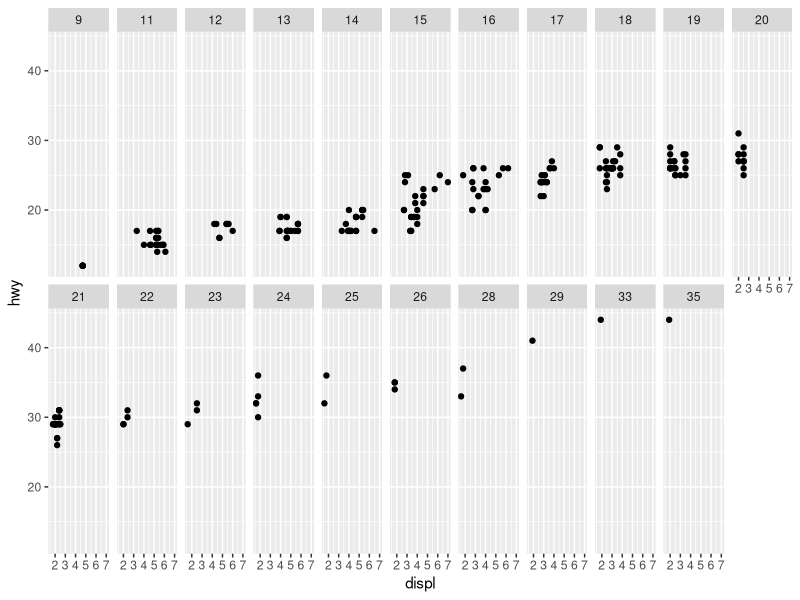
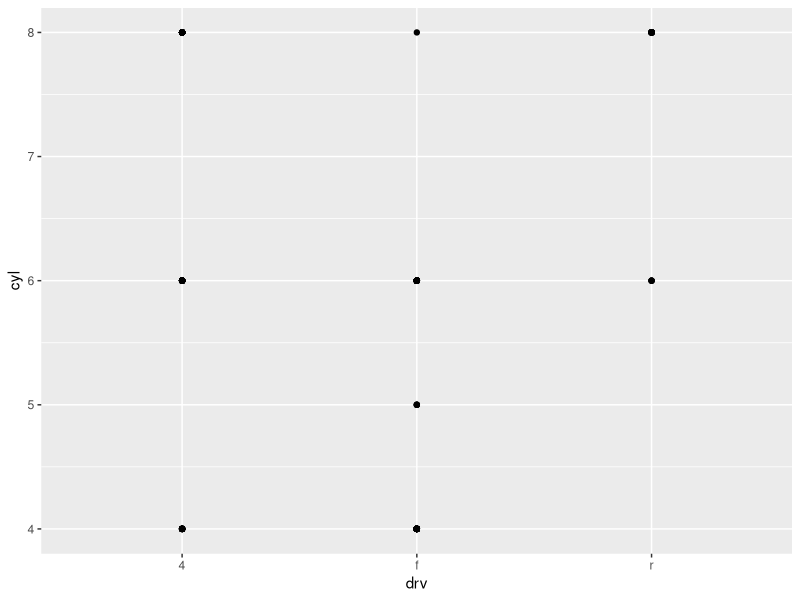
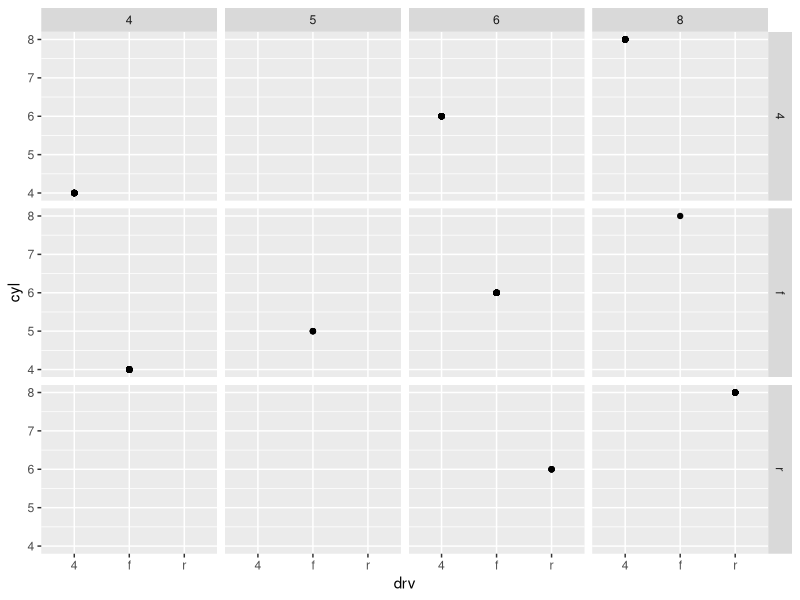
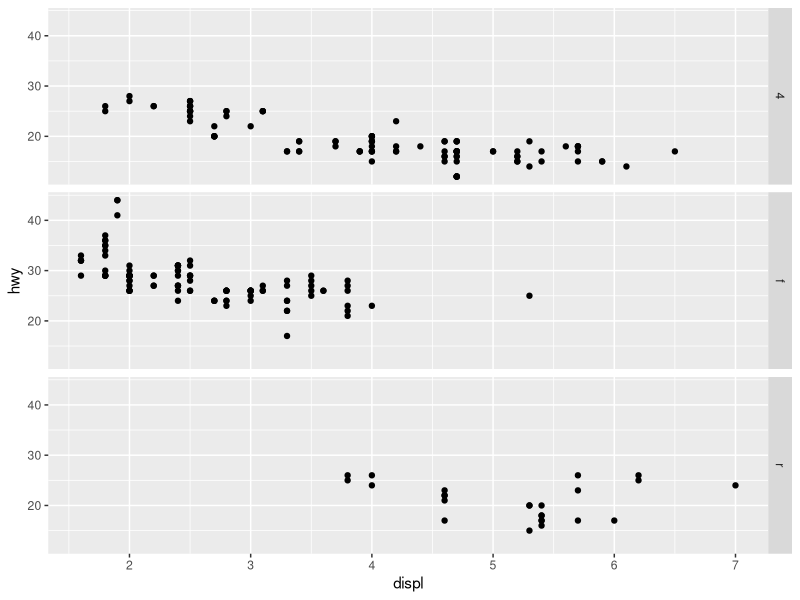
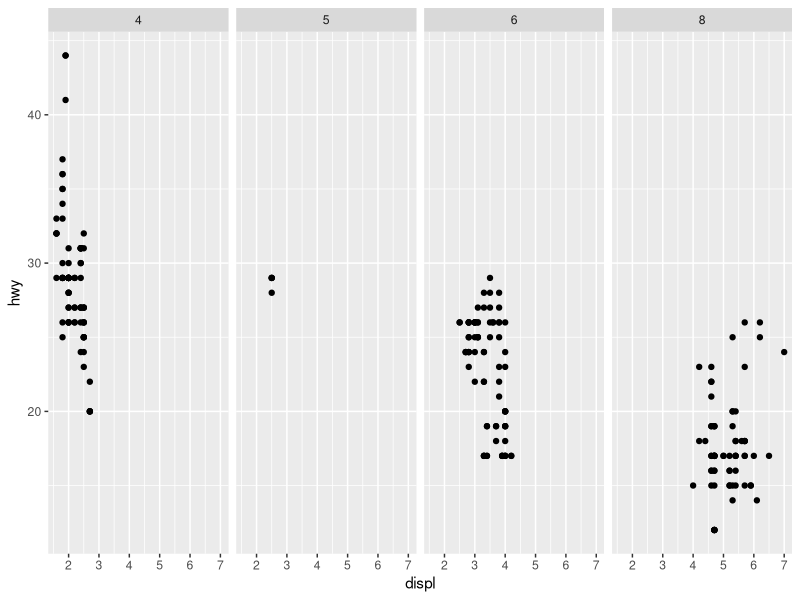
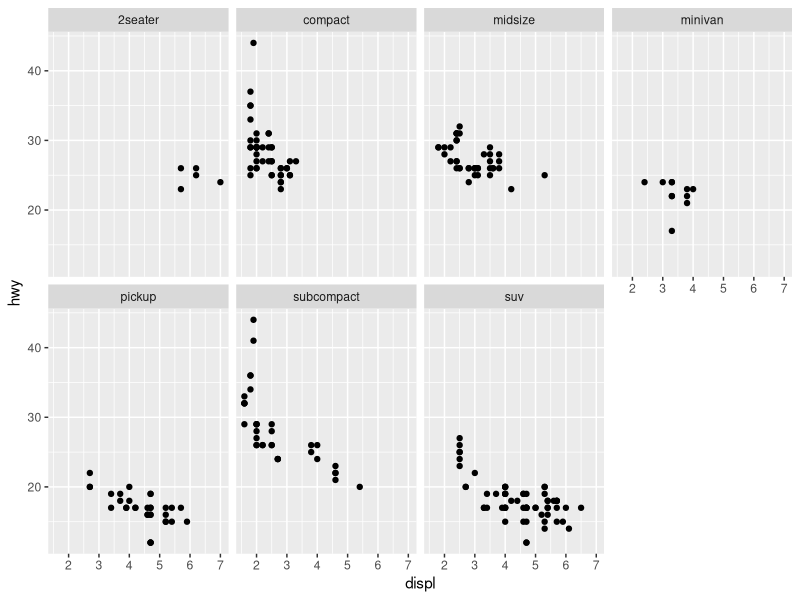
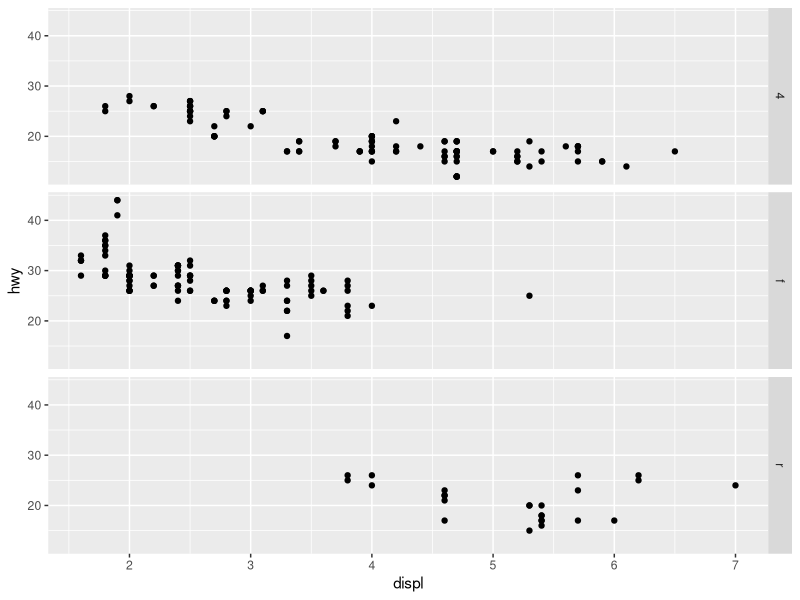

Generate these figures, in order, with R:
library(tidyverse)
library(ggplot2)

#Exercise 3.5.1

#3.5.1.1 
#Map continuous variable. A continuous variable does not give  difinitve facet mapping
ggplot(data = mpg) + 
  geom_point(mapping = aes(x = displ, y = hwy)) + 
  facet_wrap(~ cty, nrow = 2)

#3.5.1.2 
#Empty cells mean there are no corresponding wheel drives with the named no of cylinders
#The 2 mappings relatively similar
ggplot(data = mpg) + 
  geom_point(mapping = aes(x = drv, y = cyl))

ggplot(data = mpg) + 
  geom_point(mapping = aes(x = drv, y = cyl)) + 
  facet_grid(drv ~ cyl)

#3.5.1.3
#this facets in the column
ggplot(data = mpg) + 
  geom_point(mapping = aes(x = displ, y = hwy)) +
  facet_grid(drv ~ .)
#this facets in the row
ggplot(data = mpg) + 
  geom_point(mapping = aes(x = displ, y = hwy)) +
  facet_grid(. ~ cyl)

#3.5.1.4
#faceting gives a better distinction than color aesthetic.
#For a larger dataset, color aes might be a better option
ggplot(data = mpg) + 
  geom_point(mapping = aes(x = displ, y = hwy)) + 
  facet_wrap(~ class, nrow = 2)

#3.5.1.5
#nrow specifies no of rows to display
#ncol specifies no of column to be displayed
#facet_grid does not have these , it specifies the data mapping rows and columns instead

#3.5.1.6
#use finite sets in the columns so as to give a more difinitive mapping of the data
ggplot(data = mpg) + 
  geom_point(mapping = aes(x = displ, y = hwy)) +
  facet_grid(drv ~ .)